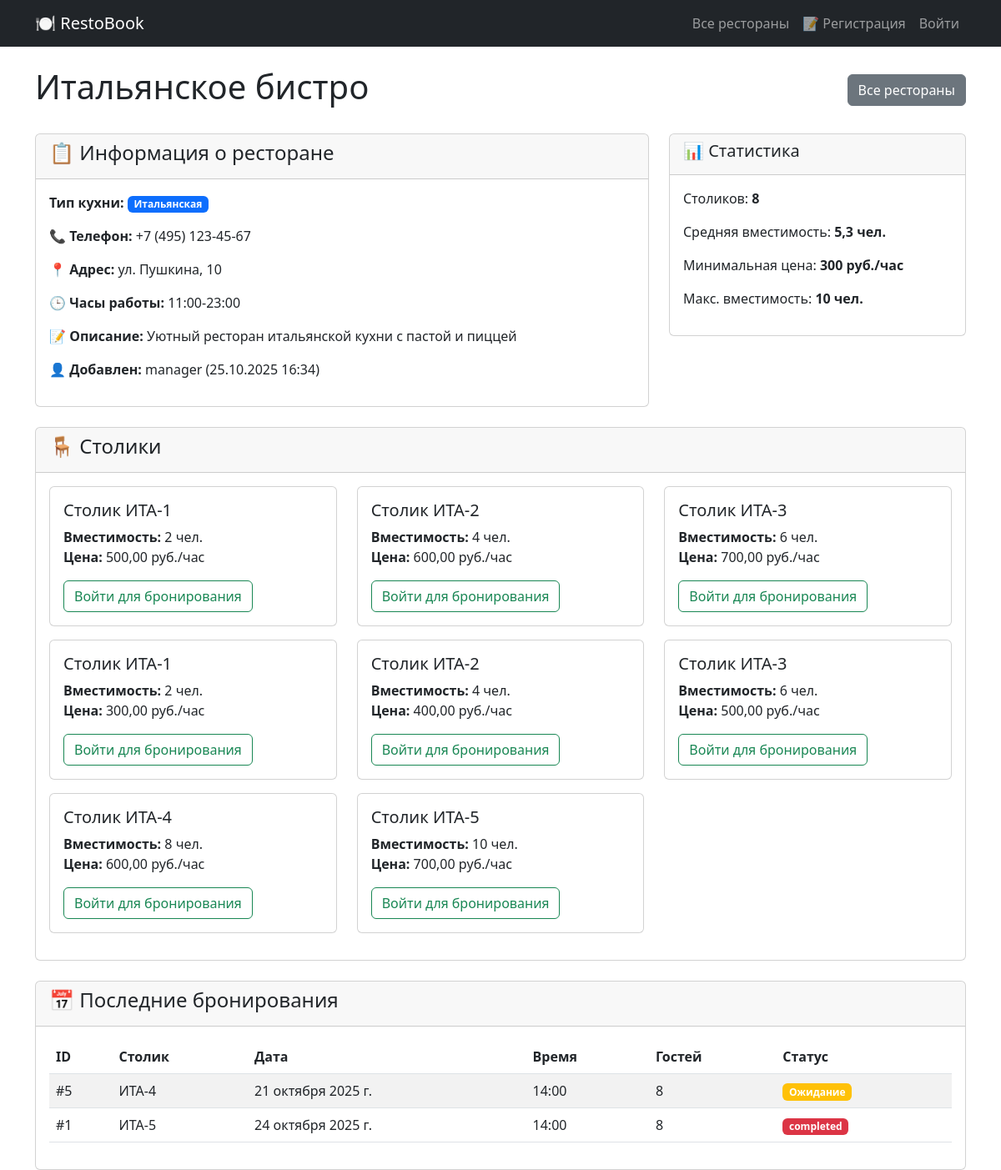
/restaurants/1/, run on an earlier commit of the app's database.
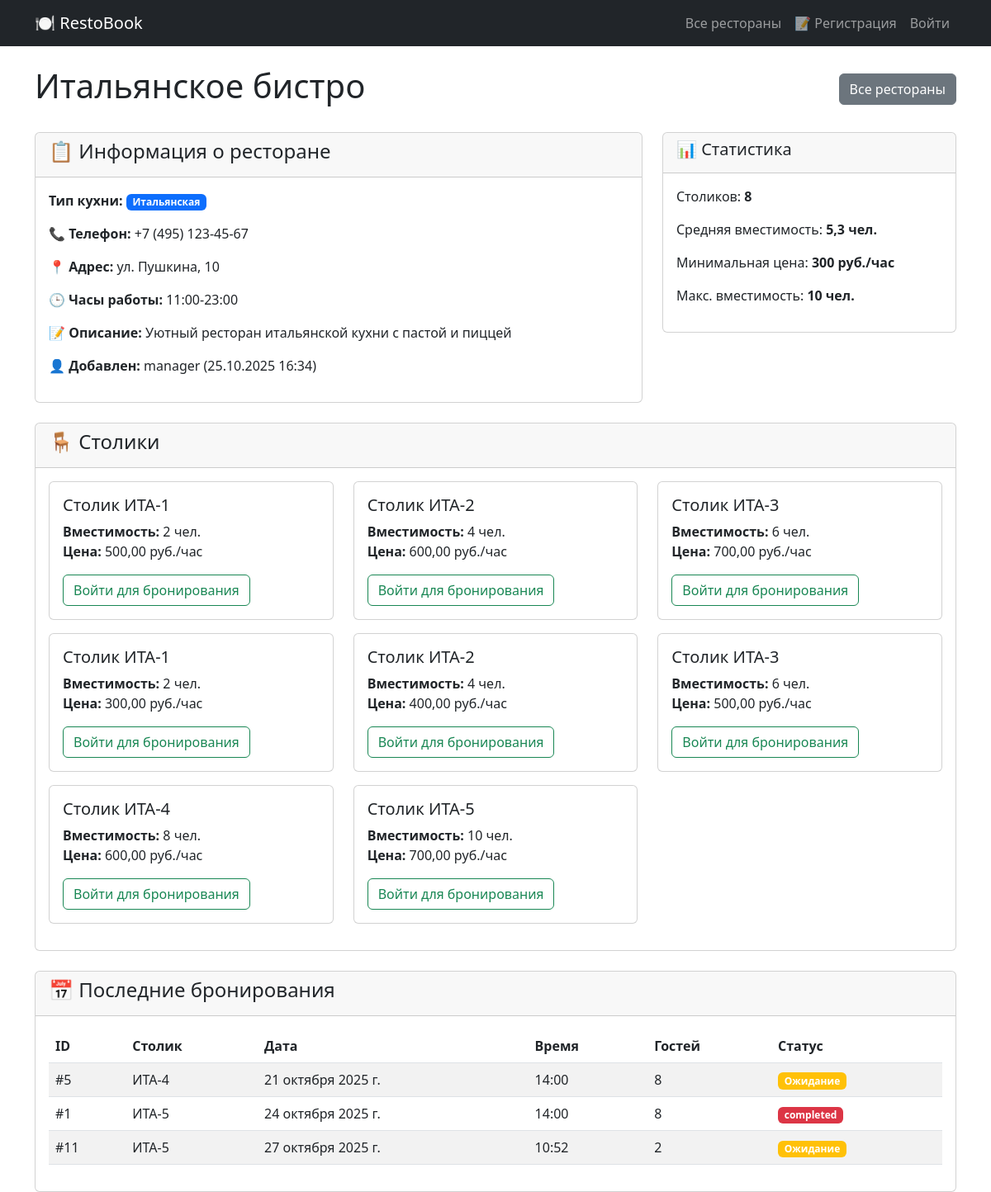
And on a later commit of the database.
### restaurant/models.py (models this page shows, shortened)
class Table(models.Model):
    restaurant = models.ForeignKey(Restaurant, on_delete=models.CASCADE)
    table_number = models.CharField(max_length=10)
    capacity = models.IntegerField()
    price_per_hour = models.DecimalField(max_digits=8, decimal_places=2, default=500.00)

class Reservation(models.Model):
    STATUS_CHOICES = [
        ('confirmed', 'Подтверждено'),
        ('pending', 'Ожидание'),
        ('cancelled', 'Отменено'),
    ]
    user = models.ForeignKey(User, on_delete=models.CASCADE)
    table = models.ForeignKey(Table, on_delete=models.CASCADE)
    reservation_date = models.DateField()
    reservation_time = models.TimeField()
    guests_count = models.IntegerField()
    special_requests = models.TextField(blank=True, verbose_name='Особые пожелания')  # ДОБАВЛЕНО ПОЛЕ
    status = models.CharField(max_length=20, choices=STATUS_CHOICES, default='pending')
    created_at = models.DateTimeField(default=timezone.now)

### restaurant/views.py (the view)
# urls.py: path('restaurants/<int:restaurant_id>/', views.restaurant_detail, name='restaurant_detail'),
def restaurant_detail(request, restaurant_id):
    restaurant = get_object_or_404(Restaurant, id=restaurant_id)
    tables = Table.objects.filter(restaurant=restaurant)
    reservations = Reservation.objects.filter(table__restaurant=restaurant)[:5]
    stats = {
        'tables_count': tables.count(),
        'avg_capacity': tables.aggregate(avg_cap=Avg('capacity'))['avg_cap'] or 0,
        'min_price': tables.aggregate(min_pr=Min('price_per_hour'))['min_pr'] or 0,
        'max_capacity': tables.aggregate(max_cap=Max('capacity'))['max_cap'] or 0,
    }
    context = {
        'restaurant': restaurant,
        'tables': tables,
        'reservations': reservations,
        'stats': stats,
    }
    return render(request, 'restaurant/restaurant_detail.html', context)

### templates/restaurant/restaurant_detail.html (shortened to what the changed rows need)
<!DOCTYPE html>
<html lang="ru">
<head>
    <link href="https://cdn.jsdelivr.net/npm/bootstrap@5.3.0/dist/css/bootstrap.min.css" rel="stylesheet">
</head>
<body>
    <div class="container mt-4">
        <div class="d-flex justify-content-between align-items-center mb-4">
            <h1>{{ restaurant.name }}</h1>
        </div>
        <div class="card mb-4">
            <div class="card-body">
                {% if tables %}
                <div class="row">
                    {% for table in tables %}
                    <div class="col-md-4 mb-3">
                        <div class="card">
                            <div class="card-body">
                                <h5 class="card-title">Столик {{ table.table_number }}</h5>
                                <p class="card-text">
                                    <strong>Вместимость:</strong> {{ table.capacity }} чел.<br>
                                    <strong>Цена:</strong> {{ table.price_per_hour }} руб./час
                                </p>
                                {% if user.is_authenticated %}
                                    <a href="{% url 'make_reservation' table.id %}" class="btn btn-success">Забронировать</a>
                                {% else %}
                                    <a href="{% url 'login' %}?next={{ request.path }}" class="btn btn-outline-success">Войти для бронирования</a>
                                {% endif %}
                            </div>
                        </div>
                    </div>
                    {% endfor %}
                </div>
                {% else %}
                <p class="text-muted">Столики не добавлены</p>
                {% endif %}
            </div>
        </div>
        <div class="card">
            <div class="card-body">
                {% if reservations %}
                <div class="table-responsive">
                    <table class="table table-striped">
                        <thead>
                            <tr>
                                <th>ID</th>
                                <th>Столик</th>
                                <th>Дата</th>
                                <th>Время</th>
                                <th>Гостей</th>
                                <th>Статус</th>
                            </tr>
                        </thead>
                        <tbody>
                            {% for reservation in reservations %}
                            <tr>
                                <td>#{{ reservation.id }}</td>
                                <td>{{ reservation.table.table_number }}</td>
                                <td>{{ reservation.reservation_date }}</td>
                                <td>{{ reservation.reservation_time }}</td>
                                <td>{{ reservation.guests_count }}</td>
                                <td>
                                    <span class="badge
                                        {% if reservation.status == 'confirmed' %}bg-success
                                        {% elif reservation.status == 'pending' %}bg-warning
                                        {% else %}bg-danger{% endif %}">
                                        {{ reservation.get_status_display }}
                                    </span>
                                </td>
                            </tr>
                            {% endfor %}
                        </tbody>
                    </table>
                </div>
                {% else %}
                <p class="text-muted">Бронирований нет</p>
                {% endif %}
            </div>
        </div>
    </div>
</body>
</html>

What changed in the data, as far as the page shows it:
added Reservation: id "11", table.table_number "ИТА-5", reservation_date "27 октября 2025 г.", reservation_time "10:52", guests_count "2", status "Ожидание"
